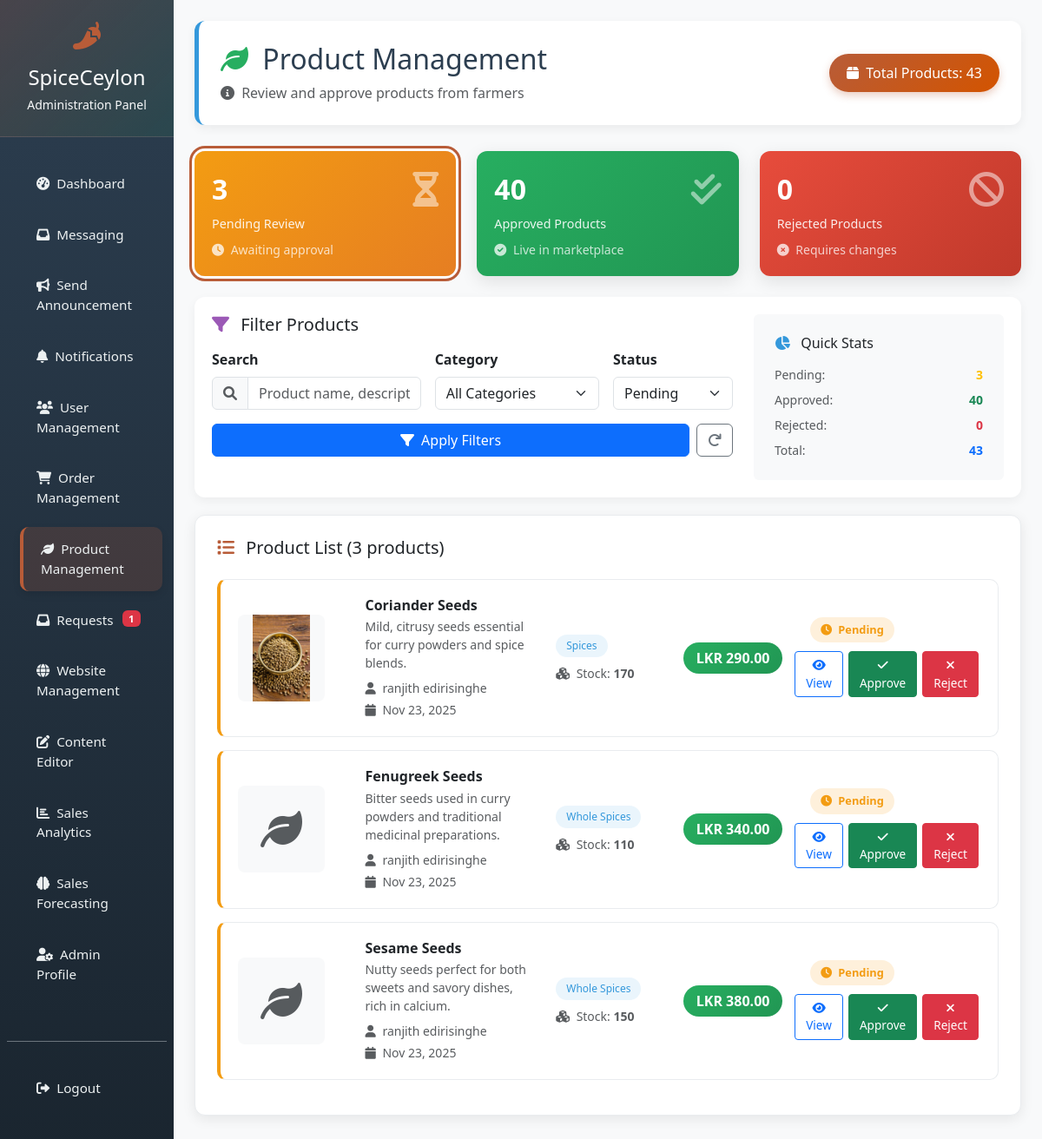
The app's page /admin/manage_products.php (signed in), older data.
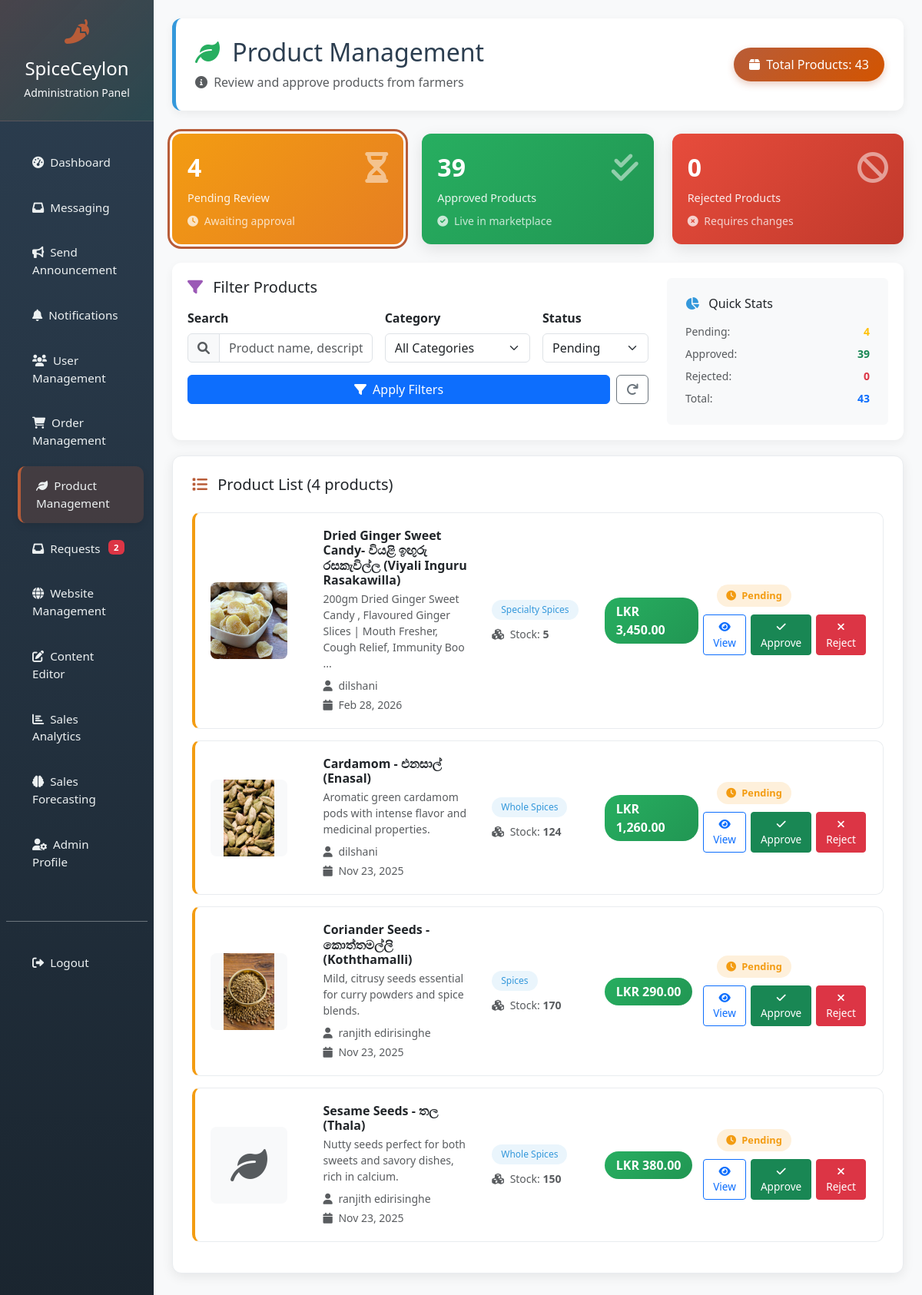
The same page, newer data.
### tables this page shows
CREATE TABLE `products` (
  `product_id` int(11) NOT NULL,
  `farmer_id` int(11) DEFAULT NULL,
  `name` varchar(255) DEFAULT NULL,
  `description` text DEFAULT NULL,
  `category` varchar(100) DEFAULT 'Spices',
  `price` decimal(10,2) DEFAULT NULL,
  `stock` int(11) DEFAULT NULL,
  `image` varchar(255) DEFAULT NULL,
  `status` enum('Pending','Approved','Rejected') DEFAULT 'Pending',
  `created_at` timestamp NOT NULL DEFAULT current_timestamp(),
  `admin_approved` enum('pending','approved','rejected') NOT NULL DEFAULT 'pending',
  `approved_by` int(11) DEFAULT NULL,
  `approved_at` datetime DEFAULT NULL,
  `rejection_reason` text DEFAULT NULL
);

CREATE TABLE `users` (
  `user_id` int(11) NOT NULL,
  `name` varchar(255) DEFAULT NULL,
  `email` varchar(255) DEFAULT NULL,
  `password` varchar(255) DEFAULT NULL,
  `phone` varchar(20) DEFAULT NULL,
  `address` varchar(255) DEFAULT NULL,
  `role` enum('customer','farmer') DEFAULT NULL,
  `farm_location` varchar(255) DEFAULT NULL,
  `profile_image` varchar(255) DEFAULT 'default-avatar.jpg',
  `is_registered` tinyint(1) DEFAULT 1,
  `created_at` timestamp NOT NULL DEFAULT current_timestamp(),
  `status` enum('pending','approved','active','inactive','suspended','rejected') NOT NULL DEFAULT 'pending' COMMENT 'User account status: pending=waiting approval, approved=approved but not active yet',
  `email_notifications` tinyint(1) DEFAULT 1,
  `push_notifications` tinyint(1) DEFAULT 1,
  `last_notification_check` timestamp NULL DEFAULT NULL
);

### admin/manage_products.php (the view, shortened to what the changed rows need)
<?php
include '../config/db.php';
$status_filter = isset($_GET['status']) ? $_GET['status'] : 'pending';
$where_conditions = ["p.admin_approved = '" . $conn->real_escape_string($status_filter) . "'"];
$count_conditions = ["p.admin_approved = '" . $conn->real_escape_string($status_filter) . "'"];
$where_clause = implode(' AND ', $where_conditions);
$count_where_clause = implode(' AND ', $count_conditions);
$query = "SELECT p.*, u.name as farmer_name, u.email as farmer_email
          FROM products p
          JOIN users u ON p.farmer_id = u.user_id
          WHERE $where_clause
          ORDER BY p.created_at DESC";
$count_query = "SELECT COUNT(*) as total FROM products p WHERE $count_where_clause";
$limit = 12;
$page = isset($_GET['page']) ? (int)$_GET['page'] : 1;
$offset = ($page - 1) * $limit;
$total_result = $conn->query($count_query);
$total_products = $total_result ? $total_result->fetch_assoc()['total'] : 0;
$query .= " LIMIT $limit OFFSET $offset";
$products_result = $conn->query($query);
$pending_count = $conn->query("SELECT COUNT(*) as count FROM products WHERE admin_approved = 'pending'")->fetch_assoc()['count'];
$approved_count = $conn->query("SELECT COUNT(*) as count FROM products WHERE admin_approved = 'approved'")->fetch_assoc()['count'];
?>
<!DOCTYPE html>
<html lang="en">
<head>
    <link href="https://cdn.jsdelivr.net/npm/bootstrap@5.3.0/dist/css/bootstrap.min.css" rel="stylesheet">
    <link rel="stylesheet" href="https://cdnjs.cloudflare.com/ajax/libs/font-awesome/6.0.0/css/all.min.css">
</head>
<body>
    <div class="container-fluid">
        <div class="row">
            <?php include 'sidebar.php'; ?>
            <div class="col-md-10 p-4" style="background: #f8f9fa; min-height: 100vh;">
                <div class="dashboard-header">
                    <div class="d-flex justify-content-between align-items-center">
                        <div>
                            <h2 class="mb-2" style="color: var(--spice-dark);">
                                <i class="fas fa-leaf me-2" style="color: var(--spice-green);"></i>
                                Product Management
                            </h2>
                        </div>
                    </div>
                </div>
                <div class="row mb-4">
                    <div class="col-md-4">
                        <a href="manage_products.php?status=pending" class="text-decoration-none">
                            <div class="stat-card pending <?php echo $status_filter == 'pending' ? 'active' : ''; ?>">
                                <div class="d-flex justify-content-between align-items-start">
                                    <div>
                                        <div class="stat-value"><?php echo number_format($pending_count); ?></div>
                                        <div class="stat-label">Pending Review</div>
                                        <div class="small opacity-75 mt-2">
                                            <i class="fas fa-clock me-1"></i> Awaiting approval
                                        </div>
                                    </div>
                                </div>
                            </div>
                        </a>
                    </div>
                    <div class="col-md-4">
                        <a href="manage_products.php?status=approved" class="text-decoration-none">
                            <div class="stat-card approved <?php echo $status_filter == 'approved' ? 'active' : ''; ?>">
                                <div class="d-flex justify-content-between align-items-start">
                                    <div>
                                        <div class="stat-value"><?php echo number_format($approved_count); ?></div>
                                        <div class="stat-label">Approved Products</div>
                                        <div class="small opacity-75 mt-2">
                                            <i class="fas fa-check-circle me-1"></i> Live in marketplace
                                        </div>
                                    </div>
                                </div>
                            </div>
                        </a>
                    </div>
                </div>
                <div class="filter-card">
                    <div class="row">
                        <div class="col-md-4">
                            <div class="bg-light rounded p-4 h-100">
                                <div class="small">
                                    <div class="d-flex justify-content-between mb-2">
                                        <span class="text-muted">Pending:</span>
                                        <strong class="text-warning"><?php echo $pending_count; ?></strong>
                                    </div>
                                    <div class="d-flex justify-content-between mb-2">
                                        <span class="text-muted">Approved:</span>
                                        <strong class="text-success"><?php echo $approved_count; ?></strong>
                                    </div>
                                </div>
                            </div>
                        </div>
                    </div>
                </div>
                <div class="analytics-card">
                    <div class="d-flex justify-content-between align-items-center mb-4">
                        <h5 class="mb-0">
                            <i class="fas fa-list me-2" style="color: var(--spice-red);"></i>
                            Product List (<?php echo $total_products; ?> products)
                        </h5>
                    </div>
                    <?php if($products_result && $products_result->num_rows > 0): ?>
                        <?php while($product = $products_result->fetch_assoc()):
                            $image_path = '';
                            if ($product['image']) {
                                if (file_exists($product['image'])) {
                                    $image_path = $product['image'];
                                }
                                elseif (file_exists('../assets/images/' . $product['image'])) {
                                    $image_path = '../assets/images/' . $product['image'];
                                }
                                elseif (file_exists('../uploads/products/' . $product['image'])) {
                                    $image_path = '../uploads/products/' . $product['image'];
                                }
                                elseif (strpos($product['image'], 'uploads/') !== false && file_exists('../' . $product['image'])) {
                                    $image_path = '../' . $product['image'];
                                }
                            }
                        ?>
                        <div class="product-card <?php echo $product['admin_approved']; ?>">
                            <div class="row align-items-center">
                                <div class="col-md-2">
                                    <div class="product-image-container">
                                        <?php if($image_path && file_exists($image_path)): ?>
                                            <img src="<?php echo $image_path; ?>" class="product-image" alt="<?php echo htmlspecialchars($product['name']); ?>">
                                        <?php else: ?>
                                            <div class="d-flex align-items-center justify-content-center h-100">
                                                <i class="fas fa-leaf fa-3x text-muted"></i>
                                            </div>
                                        <?php endif; ?>
                                    </div>
                                </div>
                                <div class="col-md-3">
                                    <h6 class="mb-1 fw-bold"><?php echo htmlspecialchars($product['name']); ?></h6>
                                    <p class="text-muted small mb-2">
                                        <?php echo substr(htmlspecialchars($product['description']), 0, 100); ?>
                                        <?php if(strlen($product['description']) > 100): ?>...<?php endif; ?>
                                    </p>
                                    <div class="small text-muted">
                                        <div class="mb-1">
                                            <i class="fas fa-user me-1"></i>
                                            <?php echo htmlspecialchars($product['farmer_name']); ?>
                                        </div>
                                        <div>
                                            <i class="fas fa-calendar me-1"></i>
                                            <?php echo date('M d, Y', strtotime($product['created_at'])); ?>
                                        </div>
                                    </div>
                                </div>
                                <div class="col-md-2">
                                    <?php if($product['category']): ?>
                                        <span class="category-badge mb-2 d-inline-block">
                                            <?php echo htmlspecialchars($product['category']); ?>
                                        </span>
                                    <?php endif; ?>
                                    <div class="small text-muted">
                                        <i class="fas fa-cubes me-1"></i>
                                        Stock: <strong><?php echo $product['stock']; ?></strong>
                                    </div>
                                </div>
                                <div class="col-md-2">
                                    <div class="price-tag">
                                        LKR <?php echo number_format($product['price'], 2); ?>
                                    </div>
                                </div>
                                <div class="col-md-3">
                                    <div class="d-flex justify-content-between align-items-center">
                                        <span class="status-badge badge-<?php echo $product['admin_approved']; ?>">
                                            <?php if($product['admin_approved'] == 'pending'): ?>
                                                <i class="fas fa-clock me-1"></i> Pending
                                            <?php elseif($product['admin_approved'] == 'approved'): ?>
                                                <i class="fas fa-check-circle me-1"></i> Approved
                                            <?php else: ?>
                                                <i class="fas fa-times-circle me-1"></i> Rejected
                                            <?php endif; ?>
                                        </span>
                                    </div>
                                    <div class="action-buttons d-flex justify-content-end mt-2">
                                        <a href="view_product.php?id=<?php echo $product['product_id']; ?>"
                                           class="btn btn-outline-primary btn-sm me-1">
                                            <i class="fas fa-eye"></i> View
                                        </a>
                                        <?php if($product['admin_approved'] == 'pending'): ?>
                                            <a href="manage_products.php?action=approve&id=<?php echo $product['product_id']; ?>"
                                               class="btn btn-success btn-sm me-1"
                                               onclick="return confirm('Approve this product? It will appear in the marketplace.')">
                                                <i class="fas fa-check"></i> Approve
                                            </a>
                                            <button class="btn btn-danger btn-sm" data-bs-toggle="modal" data-bs-target="#rejectModal<?php echo $product['product_id']; ?>">
                                                <i class="fas fa-times"></i> Reject
                                            </button>
                                        <?php elseif($product['admin_approved'] == 'approved'): ?>
                                            <button class="btn btn-warning btn-sm" data-bs-toggle="modal" data-bs-target="#rejectModal<?php echo $product['product_id']; ?>">
                                                <i class="fas fa-undo me-1"></i> Unapprove
                                            </button>
                                        <?php endif; ?>
                                    </div>
                                </div>
                            </div>
                        </div>
                        <?php endwhile; ?>
                    <?php endif; ?>
                </div>
            </div>
        </div>
    </div>
</body>
</html>

### admin/sidebar.php (shortened to what the changed rows need)
<?php
$current_page = basename($_SERVER['PHP_SELF']);
$pending_requests = 0;
$result = $conn->query("SELECT COUNT(*) as count FROM product_requests WHERE status='Pending'");
if($result) {
    $pending_requests = $result->fetch_assoc()['count'] ?? 0;
}
?>
<div class="col-md-2 sidebar p-0">
    <nav class="nav flex-column mt-4 px-2">
        <a class="nav-link <?php echo $current_page == 'approve_requests.php' ? 'active' : ''; ?>" href="approve_requests.php">
            <i class="fas fa-inbox me-2"></i>Requests
            <?php if($pending_requests > 0): ?>
                <span class="badge bg-danger float-end"><?php echo $pending_requests; ?></span>
            <?php endif; ?>
        </a>
    </nav>
</div>

Row changes from the older to the newer data that the page shows:
no longer on this page (row edited): products: name "Fenugreek Seeds", description "Bitter seeds used in curry powders and traditional medicinal preparations.", farmer.name "ranjith edirisinghe", created_at "Nov 23, 2025", category "Whole Spices", stock "110", price "340.00", admin_approved "pending" (drawn)
added products: image (picture), name "Dried Ginger Sweet Candy- වියළි ඉඟුරු රසකැවිල්ල (Viyali Inguru Rasakawilla)", description "200gm Dried Ginger Sweet Candy , Flavoured Ginger Slices | Mouth Fresher, Cough Relief, Immunity Boo", farmer.name "dilshani", created_at "Feb 28, 2026", category "Specialty Spices", stock "5", price "3,450.00", admin_approved "pending" (drawn)
now on this page (row edited): products: image (picture), name "Cardamom - එනසාල් (Enasal)", description "Aromatic green cardamom pods with intense flavor and medicinal properties.", farmer.name "dilshani", created_at "Nov 23, 2025", category "Whole Spices", stock "124", price "1,260.00", admin_approved "pending" (drawn)
changed products "Mild, citrusy seeds essential for curry powders and spice blends.": name "Coriander Seeds" → "Coriander Seeds - කොත්තමල්ලි (Koththamalli)"
changed products "Nutty seeds perfect for both sweets and savory dishes, rich in calcium.": name "Sesame Seeds" → "Sesame Seeds - තල (Thala)"
Text that changed along with them:
$pending_requests: "1" → "2"
$pending_count: "3" → "4"
$approved_count: "40" → "39"
$total_products: "3" → "4"
